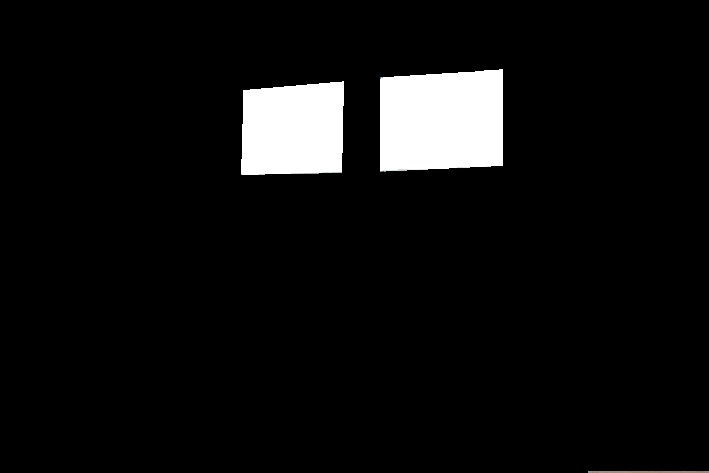
#> input picture labels_color.jpg, 709 x 473 px
$ jupyter execute image.ipynb
#> lines starting #> are read from the running program, lines starting #| are printed output that depends on the picture; after the words box and inside, x2 and y2 are one past the last pixel; in counts of white or black regions, pixels touching at a corner belong together
[cell 1]
import cv2
import numpy as np

img_l = cv2.imread("labels_color.jpg")
#> img_l is the input picture: shape (473, 709, 3); mean B, G, R 15.8, 15.8, 15.8
imgArr_l = np.array(img_l)
imgArr1d_l = imgArr_l.reshape((-1,3))
y = np.where(imgArr1d_l[:,2] > 0, 1, 0)
img_t = cv2.imread("training.jpg")
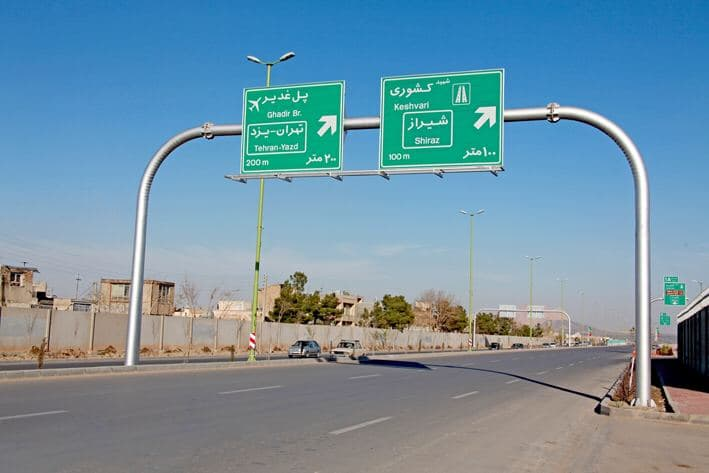
#> input picture training.jpg, 709 x 473 px
#> img_t is the input picture: shape (473, 709, 3); mean B, G, R 163.6, 146.2, 113
x = np.array(img_t).reshape((-1,3))

[cell 2]
from sklearn.linear_model import Perceptron

per_clf = Perceptron(alpha=0.001, max_iter=10000, n_iter_no_change=100)
per_clf.fit(x, y)
y_pred = per_clf.predict(x)

[cell 3]
y2d_pred = np.where(y_pred > 0.5,1,0).reshape((473,709)).astype(np.float32)*255
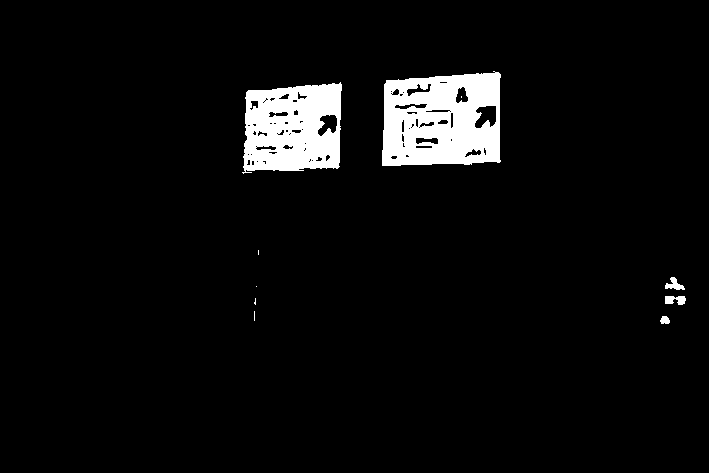
#> y2d_pred: shape (473, 709) float32; 5% white; 10 white regions (5 under 20 px), largest, box (x1, y1, x2, y2) and area: (382, 71, 501, 166) 9117, (242, 82, 342, 174) 7189, (665, 296, 686, 305) 143, (665, 277, 685, 290) 134, (660, 316, 670, 324) 63
cv2.imwrite('result.jpg', y2d_pred.astype(np.float32)*255)
#> Out = True
